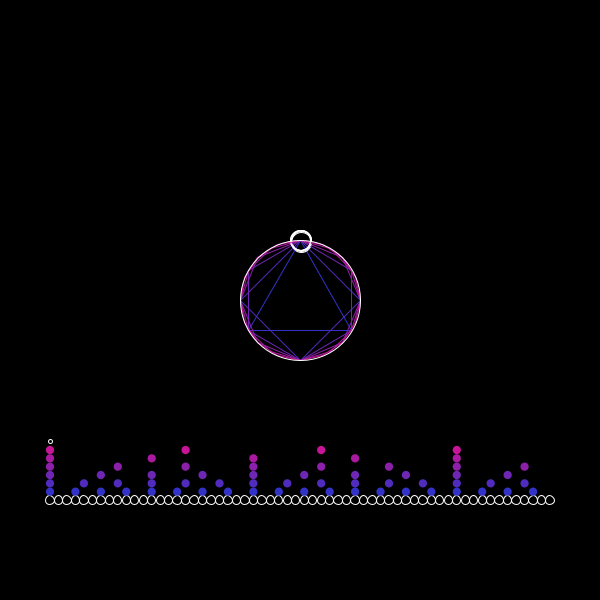
Frame 1 (no input)
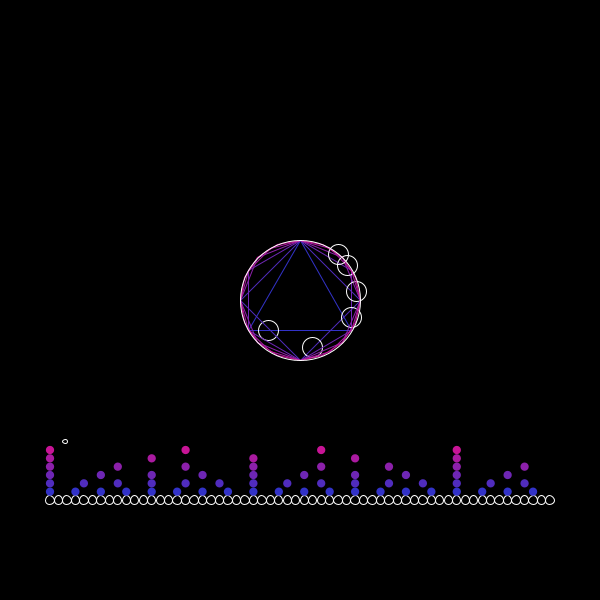
Frame 60 (the mouse pressed at the canvas centre just before this capture)
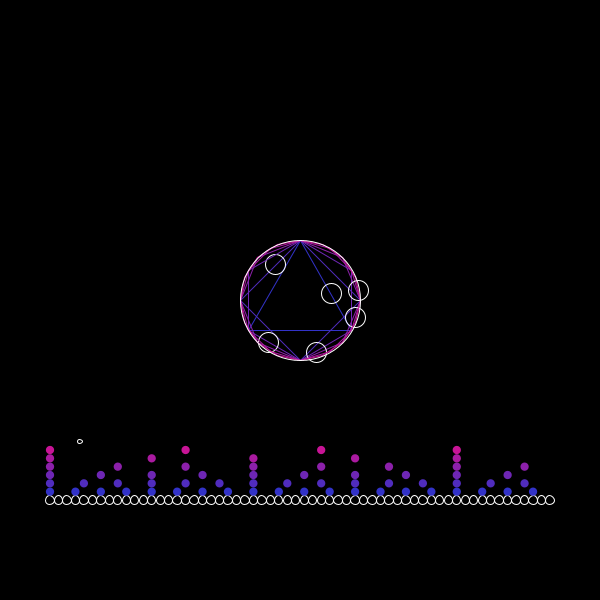
Frame 120 (the mouse held since frame 60 and released just before this capture)

The Processing sketch that drew these frames (run headless with seeded random() and noise(); from frame 60 on, the mouse is pressed at the canvas centre):

// Processing sketch: InscribedMovement
// ── InscribedMovement.pde
// #region - Setup

float radius;
float speed;
PVector pos;

color[] cols;
int[] shapeSizes;
ArrayList<Shape> shapes;


void setup() {
  size(600, 600);
  stroke(255);
  noFill();
  setupVariables();
}


void setupVariables() {
  radius = 120;
  speed = 0.03;
  pos = new PVector(300, 300);

  color col1 = color(50, 50, 200);
  color col2 = color(200, 20, 150);
  cols = new color[6];
  for (int i = 0; i < cols.length; i++) {
    cols[i] = lerpColor(col1, col2, i/(float)(cols.length-1));
  }
  shapeSizes = new int[] {3, 4, 6, 8, 12, 16};
  shapes = new ArrayList<Shape>();
  for (int i = 0; i < shapeSizes.length; i++) {
  shapes.add(new Shape(
      pos,
      radius,
      speed,
      0,
      shapeSizes[i],
      cols[i]
    ));
  }
}

// #endregion


// #region - Update Functions

void draw() {
  background(0);
  updateShapes();
  drawOther(60);
}


void updateShapes() {
  for (Shape s : shapes) {
    s.update();
  }
}


void drawOther(int amount) {
  stroke(255);
  noFill();
  ellipse(pos.x, pos.y, radius, radius);

  PVector p1 = new PVector(50, 500);
  float eX = 550;
  float xDif = (eX - p1.x) * 1/(amount-1);
  float size = (eX - p1.x) / amount;

  stroke(255);
  noFill();
  PVector pp = new PVector(p1.x + (size*frameCount*speed) % eX, p1.y-(shapeSizes.length+1)*size);
  ellipse(pp.x, pp.y, size/2, size/2);

  for (int i = 0; i < amount; i++) {
    PVector p3 = new PVector(p1.x + xDif * i, p1.y);
    stroke(255);
    noFill();
    ellipse(p3.x, p3.y, size, size);

    for (int o = 0; o < shapeSizes.length; o++) {
      if (i % shapeSizes[o] == 0) {
        noStroke();
        fill(cols[o]);
        ellipse(p3.x, p3.y - (o+1)*size, size, size);
      }
    }
  }
}

// #endregion


class Shape {
  // #region - Setup

  PVector pos;
  float radius;
  float speed;
  float point;
  PVector[] points;
  color col;


  Shape(PVector pos_, float radius_, float speed_, float point_, int pointAmount, color col_) {
    pos = pos_;
    radius = radius_;
    speed = speed_;
    point = point_;
    generatePoints(pointAmount);
    col = col_;
  }


  void generatePoints(int pointAmount) {
    float ad = TWO_PI / pointAmount;
    float ao = pointAmount/2.0 -  pointAmount/2 - 0.5;
    points = new PVector[pointAmount];
    for (int i = 0; i < pointAmount; i++) {
      float a = i*ad - PI/2;
      points[i] = new PVector(pos.x + cos(a) * radius/2, pos.y + sin(a) * radius/2);
    }
  }

  // #endregion


  // #region - Update Functions

  void update() {
    movement();
    show();
  }


  void movement() {
    point += speed;
    point = point % points.length;
}


  void show() {
    for (int i = 0; i < points.length; i++) {
      stroke(col);
      noFill();
      PVector p1 = points[i];
      PVector p2 = points[(i+1)%points.length];
      line(p1.x, p1.y, p2.x, p2.y);

      if ((int)point == i) {
        stroke(255);
        noFill();
        PVector dir = p2.copy().sub(p1);
        dir.mult(point - (int)point);
        PVector pp = p1.copy().add(dir);
        ellipse(pp.x, pp.y, 20, 20);
      }
    }
  }

  // #endregion
}
